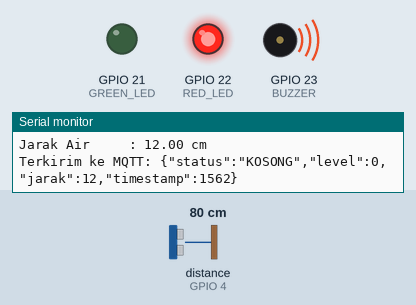
The sketch below on a simulated ESP32. Shown: output pins drawn as LEDs (lit = HIGH), buzzer (waves = sounding, pin HIGH), the last lines printed to the serial monitor. Wiring (inferred from the names in the program): ultrasonic range finder: trigger GPIO 5; echo GPIO 4. The inputs (shaded band) are chosen by the test bench; at power-on: distance to the obstacle (sensor on GPIO 4) 80 cm. The echo pulse lasts 58.3 µs per cm; WiFi joins after 1.5 s; servers stay silent unless stated; random numbers use the default seed unless the sketch sets one; no MQTT or app messages arrive unless stated; pins used as bus, display or sensor lines are not drawn.

Above: at 2.7 s.
2.8 s: distance to the obstacle (sensor on GPIO 4) set to 7 cm
5.0 s: distance to the obstacle (sensor on GPIO 4) set to 4 cm
At 6.7 s:
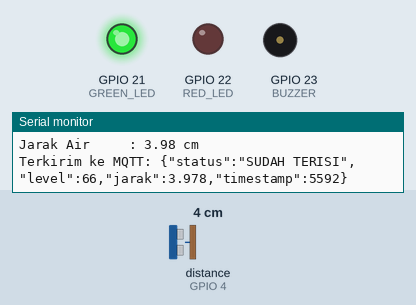
7.0 s: distance to the obstacle (sensor on GPIO 4) set to 9 cm
At 8.8 s:
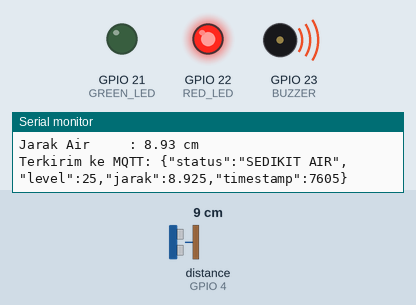
Timing chart, 0 to 10.3 s (numbered marks = the images above; inputs shaded):
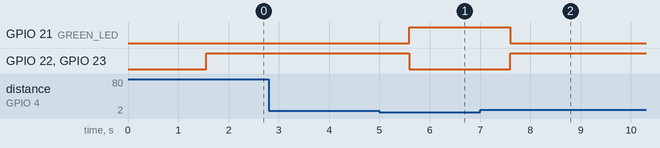

The sketch:

sketch_may28a.ino
```cpp
#include <WiFi.h>
#include <WiFiClientSecure.h>
#include <PubSubClient.h>
#include <ArduinoJson.h>

// ===== KONFIGURASI WIFI & MQTT =====
const char* WIFI_SSID  = "dydx";
const char* WIFI_PASSWORD = "kalkulusParsial";

const char* MQTT_HOST  = "b991b24530db4275a23f9fa3f4fe29f6.s1.eu.hivemq.cloud";
const int   MQTT_PORT  = 8883;
const char* MQTT_USER  = "TugasBesarAndesis12";
const char* MQTT_PASS  = "TugasBesarAndesis12";
const char* MQTT_TOPIC = "sensor/tangki";


#define TRIG_PIN 5
#define ECHO_PIN 4

#define GREEN_LED 21
#define RED_LED   22
#define BUZZER    23
#define TINGGI_TOREN 12.0


String statusSebelumnya = "";

WiFiClientSecure espClient;
PubSubClient mqttClient(espClient);

void connectWiFi() {
  Serial.print("Menghubungkan WiFi");
  WiFi.begin(WIFI_SSID, WIFI_PASSWORD);
  while (WiFi.status() != WL_CONNECTED) {
    delay(500);
    Serial.print(".");
  }
  Serial.println("\nWiFi terhubung! IP: " + WiFi.localIP().toString());
}

void connectMQTT() {
  espClient.setInsecure();
  mqttClient.setServer(MQTT_HOST, MQTT_PORT);

  while (!mqttClient.connected()) {
    Serial.print("Menghubungkan MQTT...");
    String clientId = "ESP32-" + String(random(0xffff), HEX);
    if (mqttClient.connect(clientId.c_str(), MQTT_USER, MQTT_PASS)) {
      Serial.println("Terhubung!");
    } else {
      Serial.print("Gagal, rc=");
      Serial.println(mqttClient.state());
      delay(3000);
    }
  }
}

float bacaJarak() {
  digitalWrite(TRIG_PIN, LOW);
  delayMicroseconds(2);
  digitalWrite(TRIG_PIN, HIGH);
  delayMicroseconds(10);
  digitalWrite(TRIG_PIN, LOW);

  long durasi = pulseIn(ECHO_PIN, HIGH);
  float jarak = durasi * 0.034 / 2;
  return jarak;
}

void setup() {
  Serial.begin(115200);

  pinMode(TRIG_PIN, OUTPUT);
  pinMode(ECHO_PIN, INPUT);
  pinMode(RED_LED, OUTPUT);
  pinMode(GREEN_LED, OUTPUT);
  pinMode(BUZZER, OUTPUT);

  connectWiFi();
  connectMQTT();

  Serial.println("=== SISTEM MONITORING TANGKI AIR ===");
}

void loop() {
  if (!mqttClient.connected()) connectMQTT();
  mqttClient.loop();

  float jarak = bacaJarak();
  if (jarak > TINGGI_TOREN) jarak = TINGGI_TOREN;
  if (jarak < 0) jarak = 0;

  int persen = ((TINGGI_TOREN - jarak) / TINGGI_TOREN) * 100;
  persen = constrain(persen, 0, 100);

  String status;

  if (persen <= 20) {
    status = "KOSONG";
    digitalWrite(RED_LED, HIGH);
    digitalWrite(GREEN_LED, LOW);
    digitalWrite(BUZZER, HIGH);
  }
  else if (persen <= 50) {
    status = "SEDIKIT AIR";
    digitalWrite(RED_LED, HIGH);
    digitalWrite(GREEN_LED, LOW);
    digitalWrite(BUZZER, HIGH);
  }
  else if (persen <= 80) {
    status = "SUDAH TERISI";
    digitalWrite(RED_LED, LOW);
    digitalWrite(GREEN_LED, HIGH);
    digitalWrite(BUZZER, LOW);
  }
  else {
    status = "PENUH";
    digitalWrite(RED_LED, LOW);
    digitalWrite(GREEN_LED, HIGH);
    digitalWrite(BUZZER, LOW);
  }

  if (status != statusSebelumnya) {

    Serial.println();
    Serial.println("==============================");
    Serial.print("Status Tangki : "); Serial.println(status);
    Serial.print("Level Air     : "); Serial.print(persen); Serial.println("%");
    Serial.print("Jarak Air     : "); Serial.print(jarak); Serial.println(" cm");

    StaticJsonDocument<128> doc;
    doc["status"] = status;
    doc["level"]  = persen;
    doc["jarak"]  = jarak;
    doc["timestamp"] = millis();

    char payload[128];
    serializeJson(doc, payload);

    mqttClient.publish(MQTT_TOPIC, payload);
    Serial.println("Terkirim ke MQTT: " + String(payload));

    statusSebelumnya = status;
  }

  delay(1000);
}
```

Measured:
- the behaviour switches between 6 and 5 cm on distance to the obstacle (sensor on GPIO 4) (found by bisection; images 0 and 1)
- after the input at 5.0 s, GPIO 21 (GREEN_LED): LOW → HIGH after 0.59 s; GPIO 22 (RED_LED), GPIO 23 (BUZZER): HIGH → LOW after 0.59 s
- after the input at 7.0 s, GPIO 21 (GREEN_LED): HIGH → LOW after 0.60 s; GPIO 22 (RED_LED), GPIO 23 (BUZZER): LOW → HIGH after 0.60 s
